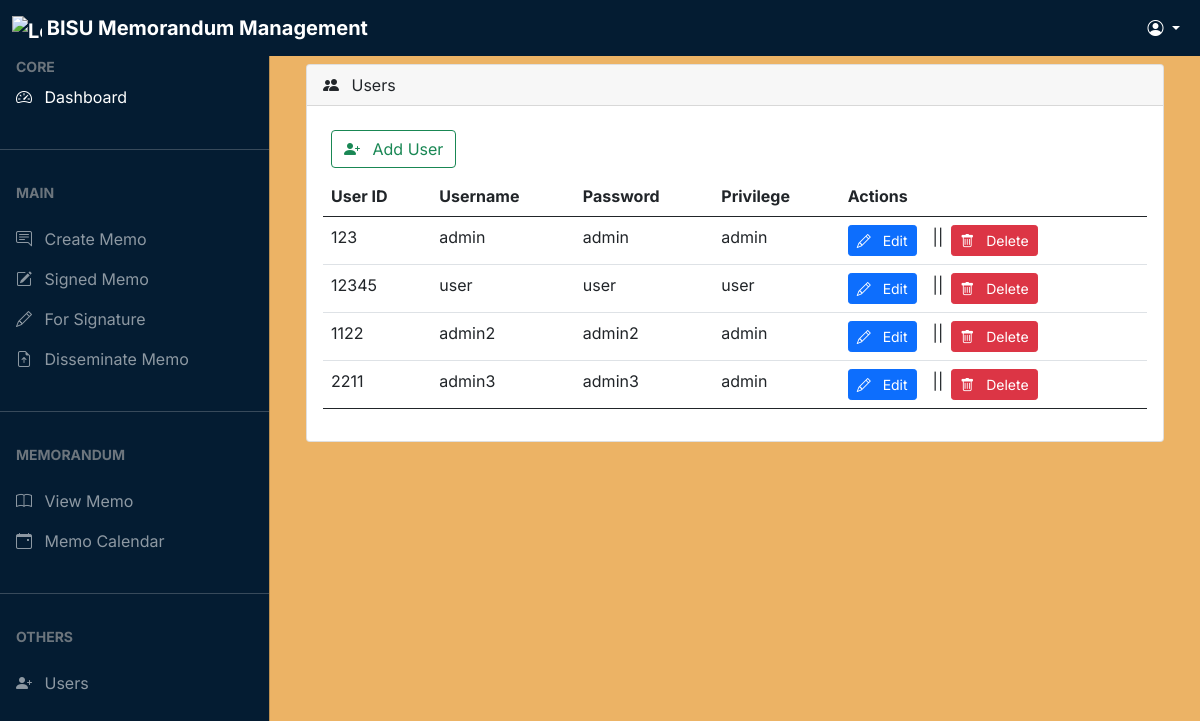
/admin/users.php, run on the app's committed database.
### tables this page shows
CREATE TABLE `users` (
  `id` int(11) NOT NULL AUTO_INCREMENT,
  `user_id` int(11) DEFAULT NULL,
  `username` varchar(255) NOT NULL,
  `password` varchar(255) NOT NULL,
  `privilege` varchar(255) DEFAULT NULL,
  PRIMARY KEY (`id`)
);

### admin/users.php (the view, shortened to what this page needs)
<?php
include "../dbcon.php";
?>
<!DOCTYPE html>
<html lang="en">
<head>
</head>
<body class="fixed-left">
  <?php include('includes/navbar.php'); ?>
  <?php include('includes/sidebar.php'); ?>
  <main class="mt-5 pt-3 px-4">
    <div class="container-fluid">
      <div class="row">
        <div class="col-md-12 mb-3">
          <div class="card">
            <div class="card-header">
              <span><i class="bi bi-people-fill me-2"></i></span> Users
            </div>
            <div class="card-body">
              <div class="table-responsive">
                <table id="example" class="table table-hover data-table" style="width: 100%">
                  <div class="m-2">
                    <button type="button" id="myBtn" class="btn btn-outline-success">
                      <span class="me-2"><i class="bi bi-person-plus-fill"></i></span>
                      Add User
                    </button>
                  </div>
                  <thead class>
                    <tr>
                      <th>User ID</th>
                      <th>Username</th>
                      <th>Password</th>
                      <th>Privilege</th>
                      <th>Actions</th>
                    </tr>
                  </thead>
                  <tbody>
                    <?php
                      $sql = "SELECT * FROM `users`;";
                      $actresult = mysqli_query($conn, $sql);
                      while ($result = mysqli_fetch_assoc($actresult)) {
                      ?>
                    <tr>
                      <td>
                        <?php echo $result['user_id']; ?>
                      </td>
                      <td>
                        <?php echo $result['username']; ?>
                      </td>
                      <td>
                        <?php echo $result['password']; ?>
                      </td>
                      <td>
                        <?php echo $result['privilege']; ?>
                      </td>
                      <td>
                        <div class="d-grid gap-2 d-md-flex">
                          <a href="#edit<?php echo $result['id']; ?>" data-toggle="modal" class="btn btn-primary btn-sm me-md-2"><span
                              class="me-2"><i class="bi bi-pencil"></i></span> Edit</a> ||
                          <a href="#del<?php echo $result['id']; ?>" data-toggle="modal" class="btn btn-danger btn-sm"><span class="me-2"><i
                                class="bi bi-trash"></i></span>
                            Delete</a>
                        </div>
                      </td>
                    </tr>
                    <?php } ?>
                  </tbody>
                </table>
              </div>
            </div>
          </div>
        </div>
      </div>
    </div>
  </main>
</body>
</html>

### admin/includes/navbar.php (shortened to what this page needs)
<!DOCTYPE html>
<html lang="en">
<head>
    <link rel="stylesheet" href="../css/bootstrap.min.css" />
    <link
      rel="stylesheet"
      href="https://cdn.jsdelivr.net/npm/bootstrap-icons@1.4.1/font/bootstrap-icons.css"
    />
    <link rel="stylesheet" href="../css/dataTables.bootstrap5.min.css" />
    <link rel="stylesheet" href="../css/style.css" />
</head>
<body>
<nav class="navbar navbar-expand-lg fixed-top" style="background-color: #041C32;">
      <div class="container-fluid">
        <a
          class="navbar-brand me-auto ms-lg-0 ms-3 text-white fw-bold"
          href="#"
          >
          <img src="https://bisubilar.org/wp-content/uploads/2021/07/bisu-logo4mp.png" alt="Logo" width="30" height="24"
                    class="d-inline-block align-text-top">
          BISU Memorandum Management
          </a>
        <div class="collapse navbar-collapse" id="topNavBar">
          <ul class="navbar-nav">
            <li class="nav-item dropdown">
              <a
                class="nav-link dropdown-toggle ms-2 text-white"
                href="#"
                role="button"
                data-bs-toggle="dropdown"
                aria-expanded="false"
              >
                <i class="bi bi-person-circle"></i>
              </a>
            </li>
          </ul>
        </div>
      </div>
    </nav>
</body>
</html>

### admin/includes/sidebar.php (shortened to what this page needs)
<!DOCTYPE html>
<html lang="en">
<head>
    <link rel="stylesheet" href="../css/bootstrap.min.css" />
    <link
      rel="stylesheet"
      href="https://cdn.jsdelivr.net/npm/bootstrap-icons@1.4.1/font/bootstrap-icons.css"
    />
    <link rel="stylesheet" href="../css/dataTables.bootstrap5.min.css" />
    <link rel="stylesheet" href="../css/style.css" />
</head>
<body style="background-color: #ECB365">
<div
      class="offcanvas offcanvas-start sidebar-nav"
      tabindex="-1"
      id="sidebar"
      style="background-color: #041C32;"
    >
      <div class="offcanvas-body p-0">
        <nav class="navbar-dark">
          <ul class="navbar-nav">
            <li>
              <div class="text-muted small fw-bold text-uppercase px-3">
                CORE
              </div>
            </li>
            <li>
              <a href="./index.php" class="nav-link px-3 active">
                <span class="me-2"><i class="bi bi-speedometer2"></i></span>
                <span>Dashboard</span>
              </a>
            </li>
            <li class="my-4"><hr class="dropdown-divider bg-light" /></li>
            <li>
              <div class="text-muted small fw-bold text-uppercase px-3 mb-3">
                Main
              </div>
            </li>
            <li>
              <a href="./memo.php" class="nav-link px-3">
                <span class="me-2"><i class="bi bi-chat-right-text"></i></span>
                <span>Create Memo</span>
              </a>
            </li>
            <li>
              <a href="./signed.php" class="nav-link px-3">
                <span class="me-2"><i class="bi bi-pencil-square"></i></span>
                <span>Signed Memo</span>
              </a>
            </li>
            <li>
              <a href="./forSignature.php" class="nav-link px-3">
                <span class="me-2"><i class="bi bi-pencil"></i></span>
                <span>For Signature</span>
              </a>
            </li>
            <li>
              <a href="./disseminate.php" class="nav-link px-3">
                <span class="me-2"><i class="bi bi-file-earmark-arrow-up"></i></span>
                <span>Disseminate Memo</span>
              </a>
            </li>
            <li class="my-4"><hr class="dropdown-divider bg-light" /></li>
            <li>
              <div class="text-muted small fw-bold text-uppercase px-3 mb-3">
                Memorandum
              </div>
            </li>
            <li>
              <a href="./viewMemo.php" class="nav-link px-3">
                <span class="me-2"><i class="bi bi-book"></i></span>
                <span>View Memo</span>
              </a>
            </li>
            <li>
              <a href="./viewCalendar.php" class="nav-link px-3">
                <span class="me-2"><i class="bi bi-calendar-event"></i></span>
                <span>Memo Calendar</span>
              </a>
            </li>
            <li class="my-4"><hr class="dropdown-divider bg-light" /></li>
            <li>
              <div class="text-muted small fw-bold text-uppercase px-3 mb-3">
                Others
              </div>
            </li>
            <li>
              <a href="./users.php" class="nav-link px-3">
                <span class="me-2"><i class="bi bi-person-plus-fill"></i></span>
                <span>Users</span>
              </a>
            </li>
          </ul>
        </nav>
      </div>
    </div>
</body>
</html>

### data on the page
users: user "123", username "admin", password "admin", privilege "admin"
users: user "12345", username "user", password "user", privilege "user"
users: user "1122", username "admin2", password "admin2", privilege "admin"
users: user "2211", username "admin3", password "admin3", privilege "admin"
